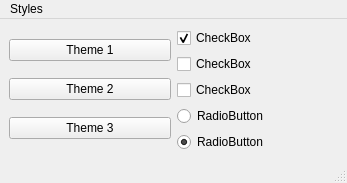
<?xml version="1.0" encoding="UTF-8"?>
<ui version="4.0">
 <class>MainWindow</class>
 <widget class="QMainWindow" name="MainWindow">
  <property name="geometry">
   <rect>
    <x>0</x>
    <y>0</y>
    <width>347</width>
    <height>181</height>
   </rect>
  </property>
  <property name="windowTitle">
   <string>MainWindow</string>
  </property>
  <widget class="QWidget" name="centralwidget">
   <layout class="QGridLayout" name="gridLayout">
    <item row="0" column="0">
     <layout class="QVBoxLayout" name="verticalLayout">
      <item>
       <widget class="QPushButton" name="pushButton">
        <property name="text">
         <string>Theme 1</string>
        </property>
       </widget>
      </item>
      <item>
       <widget class="QPushButton" name="pushButton_2">
        <property name="text">
         <string>Theme 2</string>
        </property>
       </widget>
      </item>
      <item>
       <widget class="QPushButton" name="pushButton_3">
        <property name="text">
         <string>Theme 3</string>
        </property>
       </widget>
      </item>
     </layout>
    </item>
    <item row="0" column="1">
     <layout class="QVBoxLayout" name="verticalLayout_2">
      <item>
       <widget class="QCheckBox" name="checkBox_2">
        <property name="text">
         <string>CheckBox</string>
        </property>
        <property name="checked">
         <bool>true</bool>
        </property>
        <property name="tristate">
         <bool>true</bool>
        </property>
       </widget>
      </item>
      <item>
       <widget class="QCheckBox" name="checkBox_3">
        <property name="text">
         <string>CheckBox</string>
        </property>
        <property name="checked">
         <bool>false</bool>
        </property>
        <property name="tristate">
         <bool>true</bool>
        </property>
       </widget>
      </item>
      <item>
       <widget class="QCheckBox" name="checkBox">
        <property name="text">
         <string>CheckBox</string>
        </property>
       </widget>
      </item>
      <item>
       <widget class="QRadioButton" name="radioButton_2">
        <property name="text">
         <string>RadioButton</string>
        </property>
       </widget>
      </item>
      <item>
       <widget class="QRadioButton" name="radioButton">
        <property name="text">
         <string>RadioButton</string>
        </property>
        <property name="checked">
         <bool>true</bool>
        </property>
       </widget>
      </item>
     </layout>
    </item>
   </layout>
  </widget>
  <widget class="QMenuBar" name="menubar">
   <property name="geometry">
    <rect>
     <x>0</x>
     <y>0</y>
     <width>347</width>
     <height>30</height>
    </rect>
   </property>
   <widget class="QMenu" name="menuStyles">
    <property name="title">
     <string>Styles</string>
    </property>
   </widget>
   <addaction name="menuStyles"/>
  </widget>
  <widget class="QStatusBar" name="statusbar"/>
 </widget>
 <resources/>
 <connections/>
</ui>
